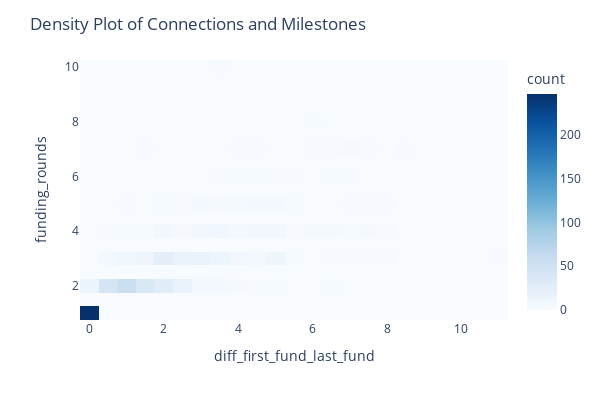

This figure's notebook cell:
### Markdown cell above
We can also see a high correlation between the time it took from first to last funding (dif_first_fund_last_fund), and funding_rounds:

### Code cell
fig = px.density_heatmap(df, x='diff_first_fund_last_fund', y='funding_rounds', color_continuous_scale='blues', nbinsx=25, nbinsy=25)

fig.update_layout(title='Density Plot of Connections and Milestones', xaxis_title='diff_first_fund_last_fund', yaxis_title='funding_rounds',
                width=600, height=400)

fig.show()

### Figure 1 — Plotly figure (JSON) as saved in the notebook; plotly's stock layout.template omitted (floating-point values rounded to 4 significant figures; data arrays with more than 128 entries replaced by an {"elided": "..."} marker saying what was removed)
{"data": [{"coloraxis": "coloraxis", "hovertemplate": "diff_first_fund_last_fund=%{x}<br>funding_rounds=%{y}<br>count=%{z}<extra></extra>", "name": "", "nbinsx": 25, "nbinsy": 25, "type": "histogram2d", "x": {"elided": "709 float values"}, "xaxis": "x", "xbingroup": "x", "y": {"elided": "709 int values"}, "yaxis": "y", "ybingroup": "y"}], "layout": {"coloraxis": {"colorbar": {"title": {"text": "count"}}, "colorscale": [[0, "rgb(247,251,255)"], [0.125, "rgb(222,235,247)"], [0.25, "rgb(198,219,239)"], [0.375, "rgb(158,202,225)"], [0.5, "rgb(107,174,214)"], [0.625, "rgb(66,146,198)"], [0.75, "rgb(33,113,181)"], [0.875, "rgb(8,81,156)"], [1, "rgb(8,48,107)"]]}, "height": 400, "legend": {"tracegroupgap": 0}, "margin": {"t": 60}, "title": {"text": "Density Plot of Connections and Milestones"}, "width": 600, "xaxis": {"anchor": "y", "domain": [0, 1], "title": {"text": "diff_first_fund_last_fund"}}, "yaxis": {"anchor": "x", "domain": [0, 1], "title": {"text": "funding_rounds"}}}}
